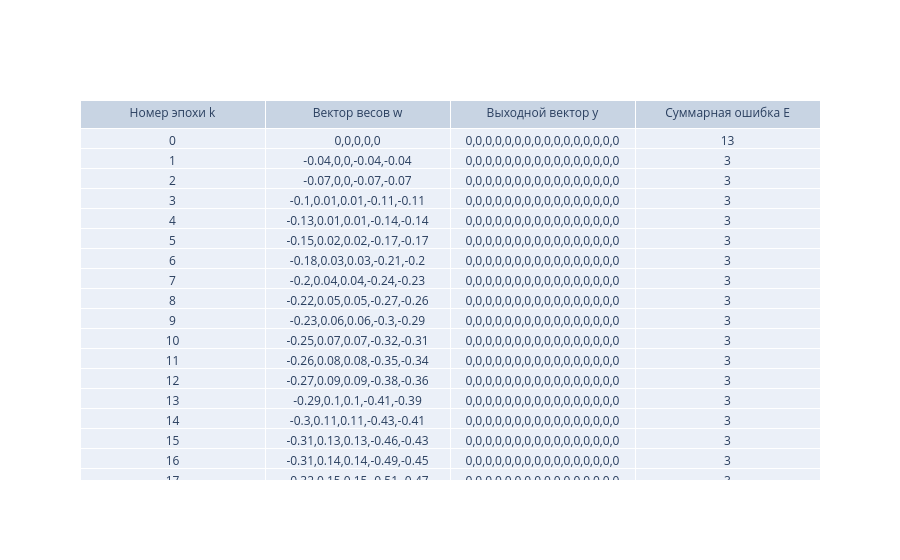

Notebook source saved alongside this figure:
### Code cell
#Вычисление минимального набора векторов и вывод результатов
#Сигмоидальная функция
min_inputs = find_min_inputs(new_network)
output_sigma = check_min_inputs(new_network, min_inputs)

### Figure 1 — Plotly figure (JSON) as saved in the notebook; plotly's stock layout.template omitted (floating-point values rounded to 4 significant figures; data arrays with more than 128 entries replaced by an {"elided": "..."} marker saying what was removed)
{"data": [{"cells": {"values": {"elided": "4 rows, 1150 float values in total"}}, "header": {"values": ["Номер эпохи k", "Вектор весов w", "Выходной вектор y", "Суммарная ошибка E"]}, "type": "table"}], "layout": {}}
